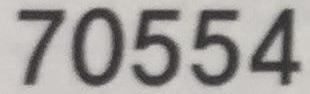
#> input picture images/test/30080.jpg, 310 x 94 px, found by its file name; its folder holds 3 pictures in this run
$ python myOCR_5STEP.py
#> lines starting #> are read from the running program, lines starting #| are printed output that depends on the picture; after the words box and inside, x2 and y2 are one past the last pixel; in counts of white or black regions, pixels touching at a corner belong together; pictures that were not available may be replaced by others from this repository, and a replacement may not be noted
# -*- coding: utf-8 -*-
def expendBBox(x,y,w,h,shapeOfImage,expendContourRatio):
    #print('Shape', shapeOfImage, 'W', w,'H',h)
    #print('x', x,'y',y, 'w',w, 'h',h)
    expended_x = int(x-w*expendContourRatio*0.5)
    expended_y = int(y-h*expendContourRatio*0.5)
    if expended_x < 0: expended_x = 0
    if expended_y < 0: expended_y = 0
    expended_w = int(w+w*expendContourRatio)
    expended_h = int(h+h*expendContourRatio)
    if (expended_x+expended_w) > (shapeOfImage[1]): expended_w = shapeOfImage[1] - expended_x
    if (expended_y+expended_h) > (shapeOfImage[0]): expended_h = shapeOfImage[0] - expended_y
    #print('xe', expended_x,'ye', expended_y,'we',expended_w,'he',expended_h)
    return expended_x,expended_y,expended_w,expended_h

def OCR_gmobean(RUN_STEPS=[1,2,3,4,5,6], data_dir="./images", result_dir="./result"):
    # Prepare result folder
#> called with data_dir = './images/test/', result_dir = './result/test_test/'
    import os
    import time
    from tqdm import tqdm
    PATH_RESULT = result_dir
    PATH_GAN = result_dir+"/GAN/"
    PATH_CRAFT = result_dir+"/CRAFT/"
    PATH_BOX = result_dir+"/BOX/"
    PATH_TEXT = result_dir+"/TEXT/"
    PATH_CHAR = result_dir+"/CHAR/"
    if not os.path.isdir(result_dir): os.mkdir(result_dir)
    if not os.path.isdir(PATH_GAN): os.mkdir(PATH_GAN)
    if not os.path.isdir(PATH_CRAFT): os.mkdir(PATH_CRAFT)
    if not os.path.isdir(PATH_BOX): os.mkdir(PATH_BOX)
    if not os.path.isdir(PATH_TEXT): os.mkdir(PATH_TEXT)
    if not os.path.isdir(PATH_CHAR): os.mkdir(PATH_CHAR)

    startTime = time.time()
    listOfImage = os.listdir(data_dir)
    # STEP 2: GAN image
    if 2 in RUN_STEPS:
        print("STEP2 START {0}s ================".format(int(time.time()-startTime)))
        import os
        GAN_MODEL_NAME = "gen_ep190_batch128_data30060_initHe.pt"
        os.chdir("./GAN_recognizer")
        os.system("python Test_BinAdapt.py --data_dir ../{0} --Img_num {1} --ImgSave_dir ../{2} --model_name {3}".format(data_dir,len(listOfImage),PATH_GAN,GAN_MODEL_NAME))
        os.chdir("../")
    # STEP 3: Make heatmap image by CRAFT
    if 3 in RUN_STEPS:
        print("STEP3 START {0}s ================".format(int(time.time()-startTime)))
        import os
        CRAFT_MODEL_NAME = "craft_mlt_25k.pth"
        os.chdir("./CRAFT-pytorch")
        os.system("python test_myOCR.py --trained_model=./saved_model/{0} --test_folder=../{1} --result_folder ../{2}".format(CRAFT_MODEL_NAME,PATH_GAN, PATH_CRAFT))
        os.chdir("../")
    # STEP 4: Make characterwise bounding box and cutting characterwise
    if 4 in RUN_STEPS:
        print("STEP4 START {0}s ================".format(int(time.time()-startTime)))
        import cv2
        import os
        import numpy as np
        for imageName in tqdm(listOfImage, desc="STEP4 Characterising"):
            imagePath = PATH_GAN+"/"+imageName
            image = cv2.imread(imagePath)
#> image is the input picture: shape (94, 310, 3); mean B, G, R 155.2, 157.8, 161.1
            shapeOfImage = image.shape
#> shapeOfImage = (94, 310, 3)
            heatmapPath = PATH_CRAFT+"/res_"+imageName.rsplit('.',1)[0]+"_mask.jpg"
            heatmap = cv2.imread(heatmapPath)
            shapeOfHeatmap = heatmap.shape
#> shapeOfHeatmap = (94, 310, 3)
            cutY = int(shapeOfHeatmap[1]/2)
#> cutY = 155
            areaOfImage = shapeOfImage[0]*shapeOfImage[1]
#> areaOfImage = 29140
            _characterRegionHeatmap = heatmap[:, 0:cutY].copy()
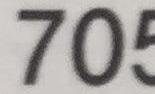
#> _characterRegionHeatmap: shape (94, 155, 3); mean B, G, R 157.6, 159.7, 163.5
            characterRegionHeatmap = cv2.resize(_characterRegionHeatmap, dsize=(shapeOfImage[1], shapeOfImage[0]), interpolation=cv2.INTER_AREA)
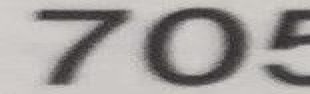
#> characterRegionHeatmap: shape (94, 310, 3); mean B, G, R 157.6, 159.7, 163.5
            gray = cv2.cvtColor(characterRegionHeatmap, cv2.COLOR_BGR2GRAY)
            #thresh = cv2.adaptiveThreshold(gray,255,cv2.ADAPTIVE_THRESH_MEAN_C,cv2.THRESH_BINARY,15,2)
            _, thresh = cv2.threshold(gray, 170, 255, cv2.THRESH_BINARY)
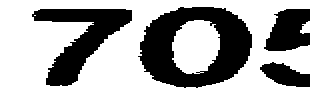
#> thresh: shape (94, 310); 63.5% white; 4 black regions
            # STEP 2-1: Find contours
            cnts = cv2.findContours(thresh, cv2.RETR_EXTERNAL, cv2.CHAIN_APPROX_SIMPLE)
#> cnts = 2 contours; box (x1, y1, x2, y2) and area: (0, 0, 310, 94) 26361, (300, 21, 310, 34) 68
            cnts = cnts[0] if len(cnts) == 2 else cnts[1]
            selected_cnt_xywh = []
            ratioWH = shapeOfImage[1]/shapeOfImage[0] # images width-height ratio. it will be help for how many character is
#> ratioWH = 3.3
            for c in cnts:
                x,y,w,h = cv2.boundingRect(c)
                #if w*h > (1/(ratioWH*4))*areaOfImage:
                if w*h > areaOfImage*0.05:
                    cv2.rectangle(characterRegionHeatmap, (x, y), (x + w, y + h), (36,255,12), 2)
                    cv2.rectangle(thresh, (x, y), (x + w, y + h), (36,255,12), 2)
                    selected_cnt_xywh.append((x,y,w,h))
#> this loop made 2 passes
#> (x, y, w, h) on passes 1 to 2: (300, 21, 10, 13), (0, 0, 310, 94)
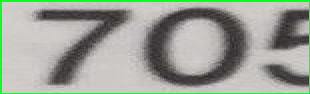
#> characterRegionHeatmap: shape (94, 310, 3); 4.13% of pixels changed, all inside (x1, y1, x2, y2) = (0, 0, 310, 94)
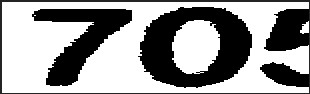
#> thresh: shape (94, 310); 4.13% of pixels changed, all inside (x1, y1, x2, y2) = (0, 0, 310, 94)
#> after the loop, selected_cnt_xywh = [(0, 0, 310, 94)]
            contourPath = "{0}/{1}_contour.jpg".format(PATH_BOX,imageName.rsplit('.',1)[0])
            threshPath = "{0}/{1}_thresh.jpg".format(PATH_BOX,imageName.rsplit('.',1)[0])
            cv2.imwrite(contourPath, characterRegionHeatmap)
            cv2.imwrite(threshPath, thresh)
            # STEP 2-2: Cutting characterwise
            num_char = 0
            expendContourRatio = 0.3
            expendBorderRatio = 0.2
            sorted_cnt_xywh = sorted(selected_cnt_xywh, key=lambda xywh: xywh[0])   # sort by x value
#> sorted_cnt_xywh = [(0, 0, 310, 94)]
            if not os.path.isdir("./{0}/{1}".format(PATH_RESULT,imageName.rsplit('.',1)[0])):
                os.mkdir("./{0}/{1}".format(PATH_RESULT,imageName.rsplit('.',1)[0]))
            for (x, y, w, h) in sorted_cnt_xywh:
                expended_x,expended_y,expended_w,expended_h = expendBBox(x, y, w, h,characterRegionHeatmap.shape,expendContourRatio)
                characterPath = "./{2}/{0}/{0}_C{1}.jpg".format(imageName.rsplit('.',1)[0], num_char, PATH_RESULT)
                num_char += 1
                characterImage = image[:, expended_x:expended_x+expended_w].copy() # vertical cutting
                characterImage = cv2.copyMakeBorder(characterImage, int(h*expendBorderRatio), int(h*expendBorderRatio), int(w*expendBorderRatio), int(w*expendBorderRatio), cv2.BORDER_CONSTANT, None, value = [255,255,255]) # add white border
                cv2.imwrite(characterPath, characterImage)
#> this loop made 1 pass
#> (x, y, w, h, expended_x, expended_y, expended_w, expended_h) on pass 1: (0, 0, 310, 94, 0, 0, 310, 94)
#> pass 1, in OCR_gmobean, `characterImage = cv2.copyMakeBorder(characterImage, int(h*expendBorder..`:
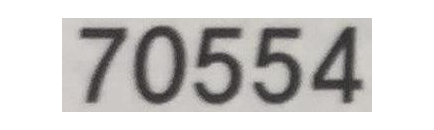
#> characterImage: shape (130, 434, 3); mean B, G, R 203.5, 204.8, 206.5
#> after the loop, num_char = 1
#> pass 2 of the loop in OCR_gmobean, `for imageName in tqdm(listOfImage, desc="STEP4 Characterising"):`:
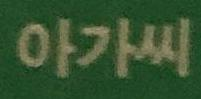
#> input picture images/test/30103.jpg, 201 x 99 px, found by its file name
#> in OCR_gmobean, image is the input picture: shape (99, 201, 3); mean B, G, R 49, 83.7, 55.4
#> in OCR_gmobean, `_characterRegionHeatmap = heatmap[:, 0:cutY].copy()`:
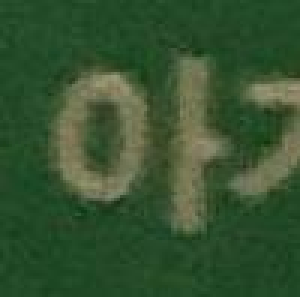
#> _characterRegionHeatmap: shape (99, 100, 3) (shown 3 times larger); mean B, G, R 48.1, 82.6, 53.7
#> in OCR_gmobean, `gray = cv2.cvtColor(characterRegionHeatmap, cv2.COLOR_BGR2GRAY)`:
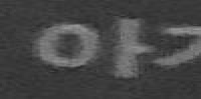
#> gray: shape (99, 201); min 38, max 151, mean 70
#> in OCR_gmobean, `cnts = cv2.findContours(thresh, cv2.RETR_EXTERNAL, cv2.CHAIN_APPROX_SI..`: cnts = 0 contours
#> in OCR_gmobean, `cnts = cnts[0] if len(cnts) == 2 else cnts[1]`: cnts = []
#> after the loop in OCR_gmobean, `for (x, y, w, h) in sorted_cnt_xywh:`: num_char = 0
#> pass 3 of the loop in OCR_gmobean, `for imageName in tqdm(listOfImage, desc="STEP4 Characterising"):`:
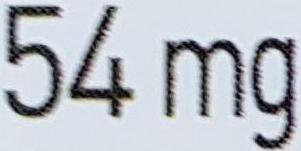
#> input picture images/test/30107.jpg, 301 x 151 px, found by its file name
#> in OCR_gmobean, image is the input picture: shape (151, 301, 3); mean B, G, R 196.5, 188.8, 184
#> in OCR_gmobean, `characterRegionHeatmap = cv2.resize(_characterRegionHeatmap, dsize=(sh..`:
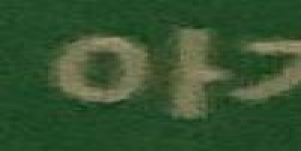
#> characterRegionHeatmap: shape (151, 301, 3); mean B, G, R 48, 82.6, 53.6
#> in OCR_gmobean, `gray = cv2.cvtColor(characterRegionHeatmap, cv2.COLOR_BGR2GRAY)`:
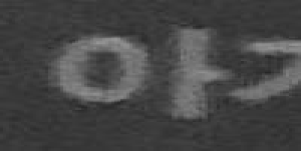
#> gray: shape (151, 301); min 38, max 150, mean 69.9
#> in OCR_gmobean, `cnts = cv2.findContours(thresh, cv2.RETR_EXTERNAL, cv2.CHAIN_APPROX_SI..`: cnts = 0 contours
#> in OCR_gmobean, `cnts = cnts[0] if len(cnts) == 2 else cnts[1]`: cnts = []
#> after the loop in OCR_gmobean, `for (x, y, w, h) in sorted_cnt_xywh:`: num_char = 0
    # STEP 5: Character to text
    if 5 in RUN_STEPS:
        print("STEP5 START {0}s ================".format(int(time.time()-startTime)))
        # Assemble each char image file
        from distutils.dir_util import copy_tree
        for imageName in tqdm(listOfImage, desc="STEP5 Move Images"):
            copy_tree("./{0}/{1}".format(PATH_RESULT, imageName.rsplit('.',1)[0]), PATH_CHAR)
        import os
        CR_MODEL_NAME = "./saved_model/best_loss_0.01_model.h5"
        os.chdir("./hangul-syllable-recognition")
        os.system("python test_myOCR.py --test_data ../{0} --saved_model {1} --result_dir {2}".format(PATH_CHAR,CR_MODEL_NAME,PATH_TEXT))
        os.chdir("../")

    # STEP 6: Make result csv file
    if 6 in RUN_STEPS:
        print("STEP6 START {0}s ================".format(int(time.time()-startTime)))
        resultWordPath = "./{0}/result.csv".format(PATH_RESULT)
        resultWordFile = open(resultWordPath, 'w', encoding='utf-8')
        resultWordFile.write("index,label\n")

        resultTextPath = "./{0}/CHAR.txt".format(PATH_TEXT)
        resultTextFile = open(resultTextPath, 'r', encoding='utf-8')
        resultText = resultTextFile.readlines()
        resultTextFile.close()
        listOfCharImage = os.listdir(PATH_CHAR)
        wordDict = {}
        for imageName in listOfImage:
            wordDict[imageName.rsplit('.',1)[0]] = []
        for imageName in tqdm(listOfImage, "STEP6 Generate Word"):
            for charImageNum in range(len(listOfCharImage)):
                if imageName.rsplit('.',1)[0] == listOfCharImage[charImageNum].split('_')[0]:
                    wordDict[imageName.rsplit('.',1)[0]].append(resultText[charImageNum].replace('\n',''))

        for imageName in listOfImage:
            word = ''.join(wordDict[imageName.rsplit('.',1)[0]])
            resultWordFile.write('{0},{1}\n'.format(imageName.rsplit('.',1)[0],word))
        print("Result saved at {0}".format(resultWordPath))
    print('Predict {0} images at {1} sec. Average: {2} sec/image'.format(len(listOfImage), int(time.time()-startTime), (int(time.time()-startTime)/len(listOfImage))))

if __name__ == '__main__':
    import os
    import argparse
    parser = argparse.ArgumentParser()
    parser.add_argument('--input_tag', type=str, default='test')
    parser.add_argument('--output_tag', type=str, default='test')
    parser.add_argument('--steps', type=int, nargs='+', default=[2,3,4,5,6], help='STEP index to run')
    opt = parser.parse_args()
    data_dir = "./images/{0}/".format(opt.input_tag)
    result_dir = "./result/{0}/".format(opt.input_tag+'_'+opt.output_tag)
#> (the run stopped early here; a loop or call above may not have finished)
